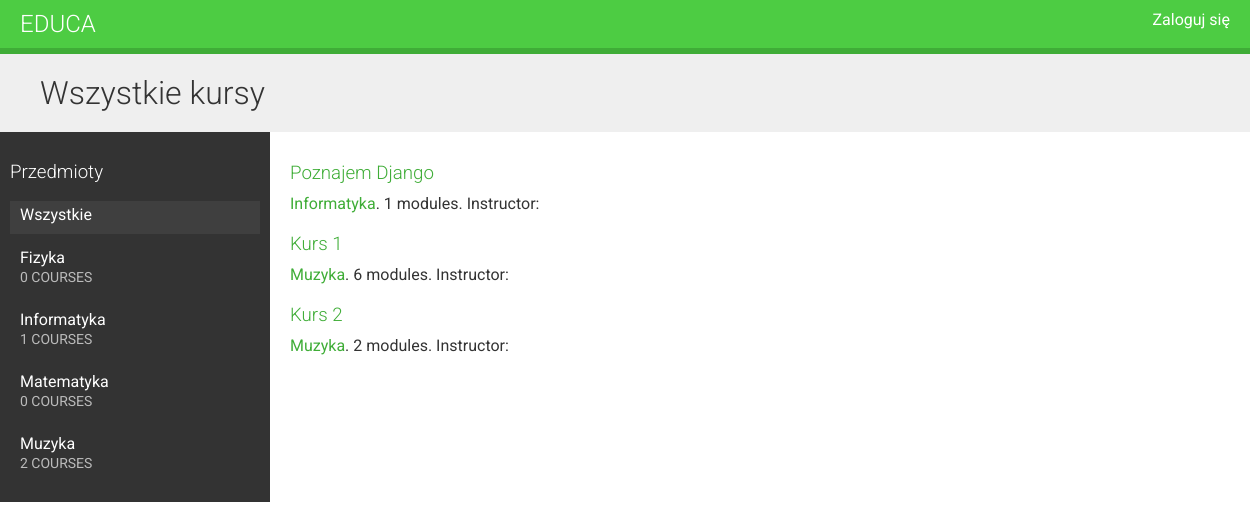
The page / on the database its author committed.
### courses/models.py (models this page shows, shortened)
class Subject(models.Model):
    title = models.CharField(max_length=200)
    slug = models.SlugField(max_length=200, unique=True)
    class Meta:
        ordering = ['title']
    def __str__(self):
        return self.title

class Course(models.Model):
    owner = models.ForeignKey(User,
                              related_name='courses_created',
                              on_delete=models.CASCADE)
    subject = models.ForeignKey(Subject,
                                related_name='courses',
                                on_delete=models.CASCADE)
    title = models.CharField(max_length=200)
    slug = models.SlugField(max_length=200, unique=True)
    overview = models.TextField()
    created = models.DateTimeField(auto_now_add=True)
    students = models.ManyToManyField(User,
                                      related_name='courses_joined',
                                      blank=True)
    class Meta:
        ordering = ['-created']

### courses/views.py (the view)
# urls.py: path("", CourseListView.as_view(), name="courses_list")
class CourseListView(TemplateResponseMixin, View):
    model = Course
    template_name = 'courses/course/list.html'
    def get(self, request, subject=None):
        subjects = cache.get('all_subjects')
        if not subjects:
            subjects = Subject.objects.annotate(
                            total_courses=Count('courses'))
            cache.set('all_subjects', subjects)
        all_courses = Course.objects.annotate(
                           total_modules=Count('modules'))
        if subject:
            subject = get_object_or_404(Subject, slug=subject)
            key = f'subject_{subject.id}_courses'
            courses = cache.get(key)
            if not courses:
                courses = all_courses.filter(subject=subject)
                cache.set(key, courses)
        else:
            courses = cache.get('all_courses')
            if not courses:
                courses = all_courses
                cache.set('all_courses', courses)
        return self.render_to_response({'subjects': subjects,
                                        'subject': subject,
                                        'courses': courses})

### courses/templates/courses/course/list.html (shortened to what this page needs)
{% extends "base.html" %}
{% block content %}
  <h1>
    {% if subject %}
      {{ subject.title }} courses
    {% else %}
      Wszystkie kursy
    {% endif %}
  </h1>
  <div class="contents">
    <h3>Przedmioty</h3>
    <ul id="modules">
      <li {% if not subject %}class="selected"{% endif %}>
        <a href="{% url "course_list" %}">Wszystkie</a>
      </li>
      {% for s in subjects %}
        <li {% if subject == s %}class="selected"{% endif %}>
          <a href="{% url "course_list_subject" s.slug %}">
            {{ s.title }}
            <br><span>{{ s.total_courses }} courses</span>
          </a>
        </li>
      {% endfor %}
    </ul>
  </div>
  <div class="module">
    {% for course in courses %}
      {% with subject=course.subject %}
        <h3>
          <a href="{% url "course_detail" course.slug %}">
            {{ course.title }}
          </a>
        </h3>
        <p>
          <a href="{% url "course_list_subject" subject.slug %}">{{ subject }}</a>.
            {{ course.total_modules }} modules.
            Instructor: {{ course.owner.get_full_name }}
        </p>
      {% endwith %}
    {% endfor %}
  </div>
{% endblock %}

### courses/templates/base.html (shortened to what this page needs)
{% load static %}
<!DOCTYPE html>
<html>
<head>
  <link href="{% static "css/base.css" %}" rel="stylesheet">
</head>
<body>
  <div id="header">
    <a href="/" class="logo">Educa</a>
    <ul class="menu">
      {% if request.user.is_authenticated %}
        <li><a href="{% url "logout" %}">Wyloguj się</a></li>
      {% else %}
        <li><a href="{% url "login" %}">Zaloguj się</a></li>
      {% endif %}
    </ul>
  </div>
  <div id="content">
    {% block content %}
    {% endblock %}
  </div>
</body>
</html>

### courses/static/css/base.css (style rules this page uses)
body { margin:0; font-family:'Roboto', sans-serif; font-weight:400; color:#333; }
a { color:#3fad37; text-decoration:none; }
ul { float:left; }
h1, h2, h3, h4, h5, h6 { font-family:'Roboto', sans-serif; font-weight:300; }
h1 { background:#efefef; width:100%; overflow:auto; padding:20px 0 20px 40px; margin:0; }
.module { padding:10px 20px; float:left; width:600px; }
.module h3 { margin:20px 0 0; padding:0; width:100%; }
.module p { margin:10px 0 20px; width:100%; float:left; }
#header { background:#4dcc43; overflow:auto; padding:10px 20px; border-bottom:6px solid #3fad37; }
#header .logo { text-decoration:none; font-family:'Roboto', sans-serif; font-weight:300; text-transform:uppercase; font-size:24px; color:#fff; float:left; }
#header a { color:#fff; }
#header .menu { list-style:none; float:right; margin:0; padding:0; }
.contents { width:20%; padding:10px; float:left; background:#333; color: #fff; font-family:'Roboto', sans-serif; }
.contents ul { list-style:none; margin:0; padding:0; width:100%; }
.contents ul li { margin:0 0 10px 0; padding:4px 10px 10px; overflow:auto; cursor:move; }
.contents ul li.selected { background:#3f3f3f; }
.contents ul span { text-transform:uppercase; color:#bbb; font-size:14px; }
.contents ul a { display:block; color:#fff; text-decoration:none; }

### rows shown on the page
Subject: title "Fizyka", total_courses "0"
Subject: title "Informatyka", total_courses "1"
Subject: title "Matematyka", total_courses "0"
Subject: title "Muzyka", total_courses "2"
Course: title "Poznajem Django", subject "Informatyka", total_modules "1"
Course: title "Kurs 1", subject "Muzyka", total_modules "6"
Course: title "Kurs 2", subject "Muzyka", total_modules "2"
